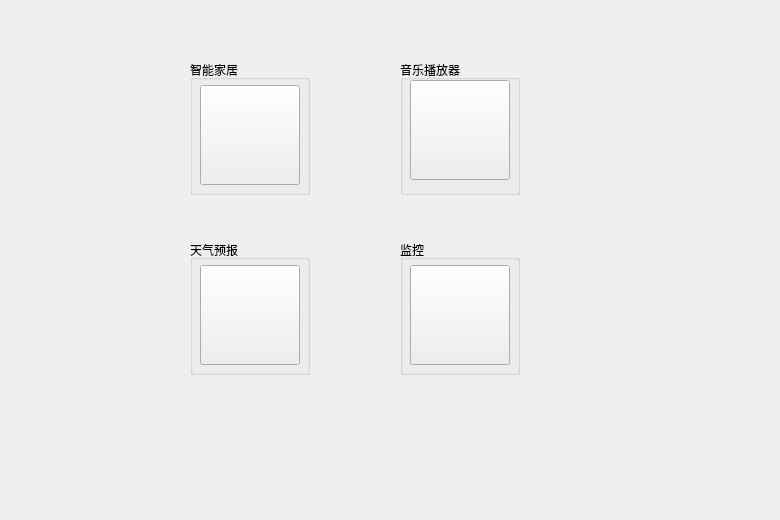
<?xml version="1.0" encoding="UTF-8"?>
<ui version="4.0">
 <class>MainWindow</class>
 <widget class="QMainWindow" name="MainWindow">
  <property name="geometry">
   <rect>
    <x>0</x>
    <y>0</y>
    <width>780</width>
    <height>520</height>
   </rect>
  </property>
  <property name="minimumSize">
   <size>
    <width>780</width>
    <height>520</height>
   </size>
  </property>
  <property name="maximumSize">
   <size>
    <width>780</width>
    <height>520</height>
   </size>
  </property>
  <property name="windowTitle">
   <string>MainWindow</string>
  </property>
  <property name="styleSheet">
   <string notr="true"/>
  </property>
  <widget class="QWidget" name="centralwidget">
   <widget class="QWidget" name="widget" native="true">
    <property name="geometry">
     <rect>
      <x>0</x>
      <y>-10</y>
      <width>781</width>
      <height>531</height>
     </rect>
    </property>
    <property name="styleSheet">
     <string notr="true">border-image: url(:/new/prefix1/resou/res_img/scenery_bg2.jpg);</string>
    </property>
    <widget class="QGroupBox" name="groupBox_2">
     <property name="geometry">
      <rect>
       <x>400</x>
       <y>250</y>
       <width>120</width>
       <height>135</height>
      </rect>
     </property>
     <property name="styleSheet">
      <string notr="true"/>
     </property>
     <property name="title">
      <string>监控</string>
     </property>
     <widget class="QPushButton" name="monitoring_btn">
      <property name="geometry">
       <rect>
        <x>10</x>
        <y>25</y>
        <width>100</width>
        <height>100</height>
       </rect>
      </property>
      <property name="minimumSize">
       <size>
        <width>100</width>
        <height>100</height>
       </size>
      </property>
      <property name="maximumSize">
       <size>
        <width>100</width>
        <height>100</height>
       </size>
      </property>
      <property name="styleSheet">
       <string notr="true">border-image: url(:/new/prefix1/resou/res_img/Icon/monitoring_jpg.jpg);</string>
      </property>
      <property name="text">
       <string/>
      </property>
     </widget>
    </widget>
    <widget class="QGroupBox" name="groupBox_4">
     <property name="geometry">
      <rect>
       <x>400</x>
       <y>70</y>
       <width>120</width>
       <height>135</height>
      </rect>
     </property>
     <property name="title">
      <string>音乐播放器</string>
     </property>
     <widget class="QPushButton" name="music_btn">
      <property name="geometry">
       <rect>
        <x>10</x>
        <y>20</y>
        <width>100</width>
        <height>100</height>
       </rect>
      </property>
      <property name="minimumSize">
       <size>
        <width>100</width>
        <height>100</height>
       </size>
      </property>
      <property name="maximumSize">
       <size>
        <width>100</width>
        <height>100</height>
       </size>
      </property>
      <property name="styleSheet">
       <string notr="true">border-image: url(:/new/prefix1/resou/res_img/Icon/music_pic.jpg);</string>
      </property>
      <property name="text">
       <string/>
      </property>
     </widget>
    </widget>
    <widget class="QGroupBox" name="groupBox">
     <property name="geometry">
      <rect>
       <x>190</x>
       <y>70</y>
       <width>120</width>
       <height>135</height>
      </rect>
     </property>
     <property name="title">
      <string>智能家居</string>
     </property>
     <widget class="QPushButton" name="smart_home_btn">
      <property name="geometry">
       <rect>
        <x>10</x>
        <y>25</y>
        <width>100</width>
        <height>100</height>
       </rect>
      </property>
      <property name="minimumSize">
       <size>
        <width>100</width>
        <height>100</height>
       </size>
      </property>
      <property name="maximumSize">
       <size>
        <width>100</width>
        <height>100</height>
       </size>
      </property>
      <property name="styleSheet">
       <string notr="true">border-image: url(:/new/prefix1/resou/res_img/samrt_home_pic.png);</string>
      </property>
      <property name="text">
       <string/>
      </property>
     </widget>
    </widget>
    <widget class="QGroupBox" name="groupBox_3">
     <property name="geometry">
      <rect>
       <x>190</x>
       <y>250</y>
       <width>120</width>
       <height>135</height>
      </rect>
     </property>
     <property name="title">
      <string>天气预报</string>
     </property>
     <widget class="QPushButton" name="weather_mainbtn">
      <property name="geometry">
       <rect>
        <x>10</x>
        <y>25</y>
        <width>100</width>
        <height>100</height>
       </rect>
      </property>
      <property name="minimumSize">
       <size>
        <width>100</width>
        <height>100</height>
       </size>
      </property>
      <property name="maximumSize">
       <size>
        <width>100</width>
        <height>100</height>
       </size>
      </property>
      <property name="styleSheet">
       <string notr="true">border-image: url(:/new/prefix1/resou/res_img/Icon/sun_Gif.gif);</string>
      </property>
      <property name="text">
       <string/>
      </property>
     </widget>
    </widget>
   </widget>
  </widget>
  <widget class="QMenuBar" name="menubar">
   <property name="geometry">
    <rect>
     <x>0</x>
     <y>0</y>
     <width>780</width>
     <height>26</height>
    </rect>
   </property>
  </widget>
 </widget>
 <resources/>
 <connections/>
</ui>
